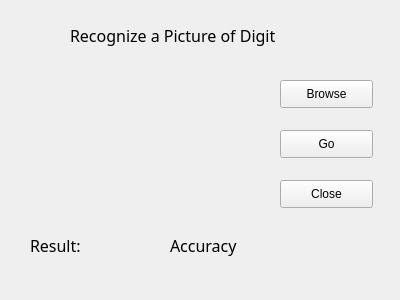
<?xml version="1.0" encoding="UTF-8"?>
<ui version="4.0">
 <class>recognizationUi</class>
 <widget class="QWidget" name="recognizationUi">
  <property name="geometry">
   <rect>
    <x>0</x>
    <y>0</y>
    <width>400</width>
    <height>300</height>
   </rect>
  </property>
  <property name="windowTitle">
   <string>Recognization</string>
  </property>
  <widget class="QLabel" name="label">
   <property name="geometry">
    <rect>
     <x>70</x>
     <y>10</y>
     <width>261</width>
     <height>51</height>
    </rect>
   </property>
   <property name="font">
    <font>
     <family>DengXian</family>
     <pointsize>12</pointsize>
    </font>
   </property>
   <property name="text">
    <string>Recognize a Picture of Digit</string>
   </property>
  </widget>
  <widget class="QPushButton" name="browse">
   <property name="geometry">
    <rect>
     <x>280</x>
     <y>80</y>
     <width>93</width>
     <height>28</height>
    </rect>
   </property>
   <property name="text">
    <string>Browse</string>
   </property>
  </widget>
  <widget class="QPushButton" name="go">
   <property name="geometry">
    <rect>
     <x>280</x>
     <y>130</y>
     <width>93</width>
     <height>28</height>
    </rect>
   </property>
   <property name="text">
    <string>Go</string>
   </property>
  </widget>
  <widget class="QLabel" name="label_2">
   <property name="geometry">
    <rect>
     <x>30</x>
     <y>220</y>
     <width>61</width>
     <height>51</height>
    </rect>
   </property>
   <property name="font">
    <font>
     <family>DengXian</family>
     <pointsize>12</pointsize>
    </font>
   </property>
   <property name="text">
    <string>Result:</string>
   </property>
  </widget>
  <widget class="QLabel" name="result">
   <property name="geometry">
    <rect>
     <x>110</x>
     <y>220</y>
     <width>61</width>
     <height>51</height>
    </rect>
   </property>
   <property name="font">
    <font>
     <family>DengXian</family>
     <pointsize>20</pointsize>
    </font>
   </property>
   <property name="text">
    <string/>
   </property>
  </widget>
  <widget class="QLabel" name="image">
   <property name="geometry">
    <rect>
     <x>80</x>
     <y>70</y>
     <width>140</width>
     <height>140</height>
    </rect>
   </property>
   <property name="text">
    <string/>
   </property>
  </widget>
  <widget class="QPushButton" name="pushButton">
   <property name="geometry">
    <rect>
     <x>280</x>
     <y>180</y>
     <width>93</width>
     <height>28</height>
    </rect>
   </property>
   <property name="text">
    <string>Close</string>
   </property>
  </widget>
  <widget class="QLabel" name="label_3">
   <property name="geometry">
    <rect>
     <x>170</x>
     <y>220</y>
     <width>91</width>
     <height>51</height>
    </rect>
   </property>
   <property name="font">
    <font>
     <family>DengXian</family>
     <pointsize>12</pointsize>
    </font>
   </property>
   <property name="text">
    <string>Accuracy</string>
   </property>
  </widget>
  <widget class="QLabel" name="accuracy">
   <property name="geometry">
    <rect>
     <x>270</x>
     <y>220</y>
     <width>91</width>
     <height>51</height>
    </rect>
   </property>
   <property name="font">
    <font>
     <family>DengXian</family>
     <pointsize>16</pointsize>
    </font>
   </property>
   <property name="text">
    <string/>
   </property>
  </widget>
 </widget>
 <resources/>
 <connections/>
</ui>
